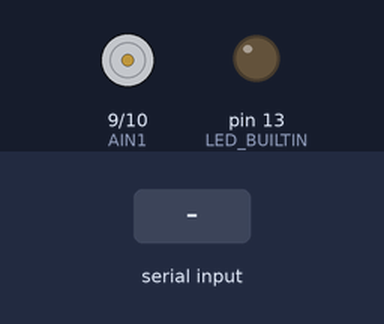
The sketch below on a simulated Arduino Uno, built with avr-gcc and run on an emulated ATmega328P. Parts: motor-driver pin pairs drawn as motors (green arrow = first pin HIGH = forward, orange = second pin HIGH = backward, longer = more drive), output pins drawn as LEDs (lit = HIGH). The test bench sets the inputs (shaded band). What the sketch prints to the serial monitor is not drawn.

Above: at 1.2 s.
1.3 s: "f 0.5 2.8\n" received over Serial
At 2.0 s:
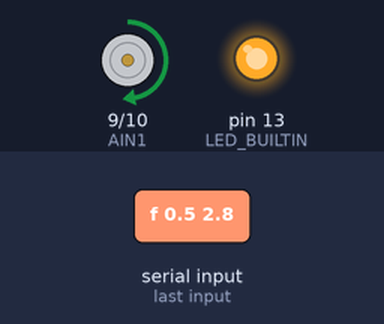
4.3 s: "r 1\n" received over Serial
Timing chart, 0 to 7.3 s (numbered marks = the images above; inputs shaded):
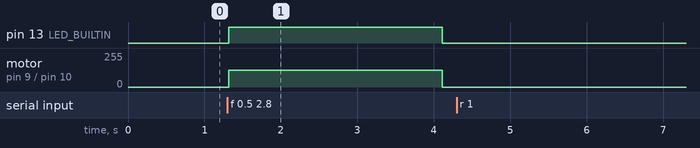

The sketch:

active_capture_v04.ino
```cpp
/*
 * active_capture_v04
 * Example code for the motor that runs the active capture mechanism for the BUUUM DTR blimp.
 * Can be used generally for single DC brushed motor control with the Pololu 2130 / TI DRV8833
 *
 * USAGE:
 * Serial port set to the SERIAL_RATE below. In the arduino serial monitor, if you use this code manually, set the line endings to "new line"
 * Send either "f %f %f" or "r %f %f", which is forward/reverse at %f power (0.0-1.0) for %f seconds.
 * Example, "f 0.5 2.8" runs the motor at half power, forward open-loop, for 2.8 seconds.
 */

// For converting floats to cc register values. If 8-bit PWM...
#define MAX_CC 255
// better here than as an int
#define SERIAL_RATE 115200
// for strtok string conversion
#define BUFSIZE 200

// pin setup and constants
// will use two PWMs for one motor
int AIN1 = 9;
int AIN2 = 10;
// placeholders for what we'll read from the serial terminal
String received;
float pwr = 0.0;
int motor_runtime_millis = 0;
int raw_duty = 0;
// because compiler is annoying and sscanf can't do floats directly
char *token;
char received_raw[BUFSIZE];
String cmd_letter = "";
// Time management
unsigned long curr_time;
unsigned long prev_time;
bool motor_is_on = 0;

// helper function to turn a 0.0-1.0 float into an 8-bit duty cycle
int convert_duty(float duty)
{
  raw_duty = floor(duty * MAX_CC);
  // constrain between 0 and MAX_CC.
  raw_duty = (raw_duty < 0) ? 0 : raw_duty;
  raw_duty = (raw_duty > MAX_CC) ? MAX_CC : raw_duty;
  return raw_duty;
}

void setup() {
  Serial.begin(SERIAL_RATE);
  Serial.setTimeout(10); // makes read faster
  // Wait until the port is ready
  while (!Serial)
    ;
  Serial.println("active_capture_v04 example. Type f %f %f  or  r %f %f to run the motor (A channel) at %f power (0.0-1.0) for %f seconds, forward or reverse.");
  // ensure we start with all off
  pinMode(AIN1, OUTPUT);
  pinMode(AIN2, OUTPUT);
  analogWrite(AIN1, convert_duty(0.0));
  analogWrite(AIN2, convert_duty(0.0));
  // we'll also turn on the LED when any pin is set high
  pinMode(LED_BUILTIN, OUTPUT);
  digitalWrite(LED_BUILTIN, LOW);
  // Time management for timed motor loops
  prev_time = millis();
  curr_time = millis();
}

void loop() {
  // If there is at least one byte in the serial buffer, someone is trying to send us data, so read that first (don't lose anything!)
  if( Serial.available() > 0){
    // presummably the user is smart enough to send the right string... TODO validate!
    received = Serial.readString();
    // using strtok to parse manually
    received.toCharArray(received_raw, BUFSIZE);
    token = strtok(received_raw, " ");
    if(token == NULL){
      Serial.println("Error! received empty string!");
    }
    else{
      // first, we should get either an f or an r
      cmd_letter = token;
      // then we should get a float for the power level...
      token = strtok(NULL, " ");
      pwr = atof(token);
      // then we should get a float for the amount of time to run the motor, in seconds...
      token = strtok(NULL, " ");
      motor_runtime_millis = int(atof(token)*1000.0);
    }
    //////////////////
    // DEBUGGING
    Serial.println("You want to run the motor ");
    Serial.println(cmd_letter);
    Serial.println("At this power:");
    Serial.println(pwr);
    Serial.println("For this many milliseconds:");
    Serial.println(motor_runtime_millis);
    // END DEBUGGING
    //////////////////
    // If we got a good reading, set up for a timed loop:
    if(cmd_letter == "f" or cmd_letter == "r"){
      // Reset the time
      prev_time = millis();
      curr_time = millis();
      // We choose fast decay here ("coast"). So, per https://www.ti.com/lit/ds/symlink/drv8833.pdf, ...
      if(cmd_letter == "f"){
        // if forward, AIN1 is PWM, and AIN2 is low.
        Serial.println("Turning motor ON FWD");
        analogWrite(AIN1, convert_duty(pwr));
        // digitalWrite(AIN1, 1);
        analogWrite(AIN2, 0);
      }
      if(cmd_letter == "r"){
        // if reverse, AIN1 is low, and AIN2 is PWM.
        Serial.println("Turning motor ON REV");
        analogWrite(AIN1, 0);
        analogWrite(AIN2, convert_duty(pwr));
      }
      motor_is_on = 1;
      digitalWrite(LED_BUILTIN, HIGH);
      // run until time is up...
    }
  }
  // now, after handling any serial received, we update our time and check if we need to shut off the motor.
  if(motor_is_on){
    curr_time = millis();
    if( (curr_time - prev_time) > motor_runtime_millis ){
      // shut down and reset.
      analogWrite(AIN1, 0);
      analogWrite(AIN2, 0);
      motor_runtime_millis = 0;
      prev_time = millis();
      motor_is_on = 0;
      Serial.println("Turning motor OFF");
      digitalWrite(LED_BUILTIN, LOW);
    }
  }
}
```

Measured:
- after the input at 1.3 s, pin 13 (LED_BUILTIN): LOW → HIGH at once, → LOW 2.8 s later; motor on pin 9 (AIN1) / pin 10 (AIN2): stopped → forward 127/255 at once, → stopped 2.8 s later
